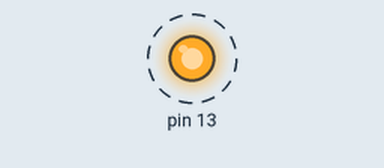
Recording of a sketch running on a simulated Arduino Uno, built with avr-gcc and run on an emulated ATmega328P. Shown: output pins drawn as LEDs (lit = HIGH). Dashed ring = blinking. What the sketch prints to the serial monitor is not drawn.

Above: at 0.2 s.
Timing chart, 0 to 3.0 s (numbered marks = the images above):
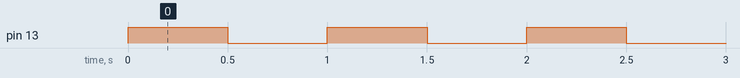

Measured:
- by itself, pin 13: alternates HIGH for 0.50 s and LOW for 0.50 s

The sketch:

a01_workingWithLEDs.ino
```cpp
/**
 * When you run this program, it should periodically say
 * "Hello, world!" in the serial monitor.
 *
 * But if you look at the motherboard (beneath the motor shield),
 * you should also see a blinking light.
 *
 * That light is controlled by Pin #13. The digitalWrite function
 * tells a particular pin to switch from on to off, or from high
 * to low. So when we say, digitalWrite(13, HIGH), the electricity
 * starts flowing again in circuit 13, and the LED light turns on.
 */

void setup() {
  Serial.begin(9600);
  pinMode(13, OUTPUT);
}

void loop() {
  Serial.println("Hello, world!");
  digitalWrite(13, HIGH);
  delay(500);
  digitalWrite(13, LOW);
  delay(500);
}
```
